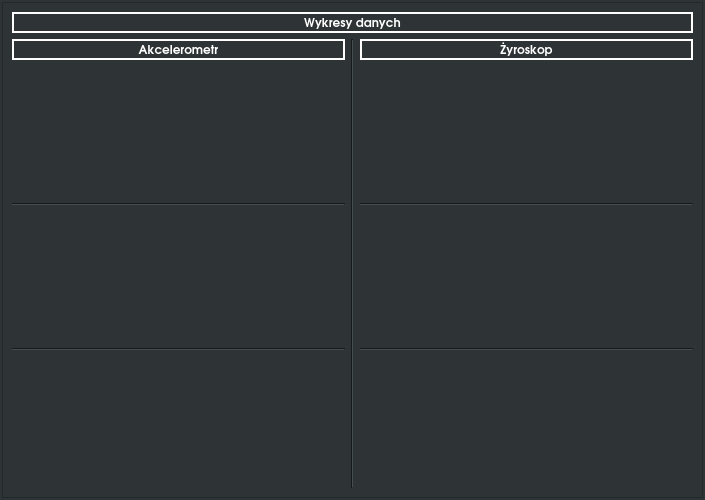
<?xml version="1.0" encoding="UTF-8"?>
<ui version="4.0">
 <class>window_graph</class>
 <widget class="QWidget" name="window_graph">
  <property name="geometry">
   <rect>
    <x>0</x>
    <y>0</y>
    <width>705</width>
    <height>500</height>
   </rect>
  </property>
  <property name="minimumSize">
   <size>
    <width>0</width>
    <height>500</height>
   </size>
  </property>
  <property name="palette">
   <palette>
    <active>
     <colorrole role="WindowText">
      <brush brushstyle="SolidPattern">
       <color alpha="255">
        <red>255</red>
        <green>255</green>
        <blue>255</blue>
       </color>
      </brush>
     </colorrole>
     <colorrole role="Button">
      <brush brushstyle="SolidPattern">
       <color alpha="255">
        <red>46</red>
        <green>52</green>
        <blue>54</blue>
       </color>
      </brush>
     </colorrole>
     <colorrole role="Light">
      <brush brushstyle="SolidPattern">
       <color alpha="255">
        <red>69</red>
        <green>78</green>
        <blue>81</blue>
       </color>
      </brush>
     </colorrole>
     <colorrole role="Midlight">
      <brush brushstyle="SolidPattern">
       <color alpha="255">
        <red>57</red>
        <green>65</green>
        <blue>67</blue>
       </color>
      </brush>
     </colorrole>
     <colorrole role="Dark">
      <brush brushstyle="SolidPattern">
       <color alpha="255">
        <red>23</red>
        <green>26</green>
        <blue>27</blue>
       </color>
      </brush>
     </colorrole>
     <colorrole role="Mid">
      <brush brushstyle="SolidPattern">
       <color alpha="255">
        <red>30</red>
        <green>34</green>
        <blue>36</blue>
       </color>
      </brush>
     </colorrole>
     <colorrole role="Text">
      <brush brushstyle="SolidPattern">
       <color alpha="255">
        <red>255</red>
        <green>255</green>
        <blue>255</blue>
       </color>
      </brush>
     </colorrole>
     <colorrole role="BrightText">
      <brush brushstyle="SolidPattern">
       <color alpha="255">
        <red>255</red>
        <green>255</green>
        <blue>255</blue>
       </color>
      </brush>
     </colorrole>
     <colorrole role="ButtonText">
      <brush brushstyle="SolidPattern">
       <color alpha="255">
        <red>255</red>
        <green>255</green>
        <blue>255</blue>
       </color>
      </brush>
     </colorrole>
     <colorrole role="Base">
      <brush brushstyle="SolidPattern">
       <color alpha="255">
        <red>0</red>
        <green>0</green>
        <blue>0</blue>
       </color>
      </brush>
     </colorrole>
     <colorrole role="Window">
      <brush brushstyle="SolidPattern">
       <color alpha="255">
        <red>46</red>
        <green>52</green>
        <blue>54</blue>
       </color>
      </brush>
     </colorrole>
     <colorrole role="Shadow">
      <brush brushstyle="SolidPattern">
       <color alpha="255">
        <red>0</red>
        <green>0</green>
        <blue>0</blue>
       </color>
      </brush>
     </colorrole>
     <colorrole role="AlternateBase">
      <brush brushstyle="SolidPattern">
       <color alpha="255">
        <red>23</red>
        <green>26</green>
        <blue>27</blue>
       </color>
      </brush>
     </colorrole>
     <colorrole role="ToolTipBase">
      <brush brushstyle="SolidPattern">
       <color alpha="255">
        <red>255</red>
        <green>255</green>
        <blue>220</blue>
       </color>
      </brush>
     </colorrole>
     <colorrole role="ToolTipText">
      <brush brushstyle="SolidPattern">
       <color alpha="255">
        <red>0</red>
        <green>0</green>
        <blue>0</blue>
       </color>
      </brush>
     </colorrole>
    </active>
    <inactive>
     <colorrole role="WindowText">
      <brush brushstyle="SolidPattern">
       <color alpha="255">
        <red>255</red>
        <green>255</green>
        <blue>255</blue>
       </color>
      </brush>
     </colorrole>
     <colorrole role="Button">
      <brush brushstyle="SolidPattern">
       <color alpha="255">
        <red>46</red>
        <green>52</green>
        <blue>54</blue>
       </color>
      </brush>
     </colorrole>
     <colorrole role="Light">
      <brush brushstyle="SolidPattern">
       <color alpha="255">
        <red>69</red>
        <green>78</green>
        <blue>81</blue>
       </color>
      </brush>
     </colorrole>
     <colorrole role="Midlight">
      <brush brushstyle="SolidPattern">
       <color alpha="255">
        <red>57</red>
        <green>65</green>
        <blue>67</blue>
       </color>
      </brush>
     </colorrole>
     <colorrole role="Dark">
      <brush brushstyle="SolidPattern">
       <color alpha="255">
        <red>23</red>
        <green>26</green>
        <blue>27</blue>
       </color>
      </brush>
     </colorrole>
     <colorrole role="Mid">
      <brush brushstyle="SolidPattern">
       <color alpha="255">
        <red>30</red>
        <green>34</green>
        <blue>36</blue>
       </color>
      </brush>
     </colorrole>
     <colorrole role="Text">
      <brush brushstyle="SolidPattern">
       <color alpha="255">
        <red>255</red>
        <green>255</green>
        <blue>255</blue>
       </color>
      </brush>
     </colorrole>
     <colorrole role="BrightText">
      <brush brushstyle="SolidPattern">
       <color alpha="255">
        <red>255</red>
        <green>255</green>
        <blue>255</blue>
       </color>
      </brush>
     </colorrole>
     <colorrole role="ButtonText">
      <brush brushstyle="SolidPattern">
       <color alpha="255">
        <red>255</red>
        <green>255</green>
        <blue>255</blue>
       </color>
      </brush>
     </colorrole>
     <colorrole role="Base">
      <brush brushstyle="SolidPattern">
       <color alpha="255">
        <red>0</red>
        <green>0</green>
        <blue>0</blue>
       </color>
      </brush>
     </colorrole>
     <colorrole role="Window">
      <brush brushstyle="SolidPattern">
       <color alpha="255">
        <red>46</red>
        <green>52</green>
        <blue>54</blue>
       </color>
      </brush>
     </colorrole>
     <colorrole role="Shadow">
      <brush brushstyle="SolidPattern">
       <color alpha="255">
        <red>0</red>
        <green>0</green>
        <blue>0</blue>
       </color>
      </brush>
     </colorrole>
     <colorrole role="AlternateBase">
      <brush brushstyle="SolidPattern">
       <color alpha="255">
        <red>23</red>
        <green>26</green>
        <blue>27</blue>
       </color>
      </brush>
     </colorrole>
     <colorrole role="ToolTipBase">
      <brush brushstyle="SolidPattern">
       <color alpha="255">
        <red>255</red>
        <green>255</green>
        <blue>220</blue>
       </color>
      </brush>
     </colorrole>
     <colorrole role="ToolTipText">
      <brush brushstyle="SolidPattern">
       <color alpha="255">
        <red>0</red>
        <green>0</green>
        <blue>0</blue>
       </color>
      </brush>
     </colorrole>
    </inactive>
    <disabled>
     <colorrole role="WindowText">
      <brush brushstyle="SolidPattern">
       <color alpha="255">
        <red>23</red>
        <green>26</green>
        <blue>27</blue>
       </color>
      </brush>
     </colorrole>
     <colorrole role="Button">
      <brush brushstyle="SolidPattern">
       <color alpha="255">
        <red>46</red>
        <green>52</green>
        <blue>54</blue>
       </color>
      </brush>
     </colorrole>
     <colorrole role="Light">
      <brush brushstyle="SolidPattern">
       <color alpha="255">
        <red>69</red>
        <green>78</green>
        <blue>81</blue>
       </color>
      </brush>
     </colorrole>
     <colorrole role="Midlight">
      <brush brushstyle="SolidPattern">
       <color alpha="255">
        <red>57</red>
        <green>65</green>
        <blue>67</blue>
       </color>
      </brush>
     </colorrole>
     <colorrole role="Dark">
      <brush brushstyle="SolidPattern">
       <color alpha="255">
        <red>23</red>
        <green>26</green>
        <blue>27</blue>
       </color>
      </brush>
     </colorrole>
     <colorrole role="Mid">
      <brush brushstyle="SolidPattern">
       <color alpha="255">
        <red>30</red>
        <green>34</green>
        <blue>36</blue>
       </color>
      </brush>
     </colorrole>
     <colorrole role="Text">
      <brush brushstyle="SolidPattern">
       <color alpha="255">
        <red>23</red>
        <green>26</green>
        <blue>27</blue>
       </color>
      </brush>
     </colorrole>
     <colorrole role="BrightText">
      <brush brushstyle="SolidPattern">
       <color alpha="255">
        <red>255</red>
        <green>255</green>
        <blue>255</blue>
       </color>
      </brush>
     </colorrole>
     <colorrole role="ButtonText">
      <brush brushstyle="SolidPattern">
       <color alpha="255">
        <red>23</red>
        <green>26</green>
        <blue>27</blue>
       </color>
      </brush>
     </colorrole>
     <colorrole role="Base">
      <brush brushstyle="SolidPattern">
       <color alpha="255">
        <red>46</red>
        <green>52</green>
        <blue>54</blue>
       </color>
      </brush>
     </colorrole>
     <colorrole role="Window">
      <brush brushstyle="SolidPattern">
       <color alpha="255">
        <red>46</red>
        <green>52</green>
        <blue>54</blue>
       </color>
      </brush>
     </colorrole>
     <colorrole role="Shadow">
      <brush brushstyle="SolidPattern">
       <color alpha="255">
        <red>0</red>
        <green>0</green>
        <blue>0</blue>
       </color>
      </brush>
     </colorrole>
     <colorrole role="AlternateBase">
      <brush brushstyle="SolidPattern">
       <color alpha="255">
        <red>46</red>
        <green>52</green>
        <blue>54</blue>
       </color>
      </brush>
     </colorrole>
     <colorrole role="ToolTipBase">
      <brush brushstyle="SolidPattern">
       <color alpha="255">
        <red>255</red>
        <green>255</green>
        <blue>220</blue>
       </color>
      </brush>
     </colorrole>
     <colorrole role="ToolTipText">
      <brush brushstyle="SolidPattern">
       <color alpha="255">
        <red>0</red>
        <green>0</green>
        <blue>0</blue>
       </color>
      </brush>
     </colorrole>
    </disabled>
   </palette>
  </property>
  <property name="windowTitle">
   <string>Form</string>
  </property>
  <layout class="QHBoxLayout" name="horizontalLayout_3">
   <property name="leftMargin">
    <number>2</number>
   </property>
   <property name="topMargin">
    <number>2</number>
   </property>
   <property name="rightMargin">
    <number>2</number>
   </property>
   <property name="bottomMargin">
    <number>2</number>
   </property>
   <item>
    <widget class="QFrame" name="windowGraph">
     <property name="minimumSize">
      <size>
       <width>400</width>
       <height>300</height>
      </size>
     </property>
     <property name="palette">
      <palette>
       <active>
        <colorrole role="WindowText">
         <brush brushstyle="SolidPattern">
          <color alpha="255">
           <red>255</red>
           <green>255</green>
           <blue>255</blue>
          </color>
         </brush>
        </colorrole>
        <colorrole role="Button">
         <brush brushstyle="SolidPattern">
          <color alpha="255">
           <red>46</red>
           <green>52</green>
           <blue>54</blue>
          </color>
         </brush>
        </colorrole>
        <colorrole role="Light">
         <brush brushstyle="SolidPattern">
          <color alpha="255">
           <red>69</red>
           <green>78</green>
           <blue>81</blue>
          </color>
         </brush>
        </colorrole>
        <colorrole role="Midlight">
         <brush brushstyle="SolidPattern">
          <color alpha="255">
           <red>57</red>
           <green>65</green>
           <blue>67</blue>
          </color>
         </brush>
        </colorrole>
        <colorrole role="Dark">
         <brush brushstyle="SolidPattern">
          <color alpha="255">
           <red>23</red>
           <green>26</green>
           <blue>27</blue>
          </color>
         </brush>
        </colorrole>
        <colorrole role="Mid">
         <brush brushstyle="SolidPattern">
          <color alpha="255">
           <red>30</red>
           <green>34</green>
           <blue>36</blue>
          </color>
         </brush>
        </colorrole>
        <colorrole role="Text">
         <brush brushstyle="SolidPattern">
          <color alpha="255">
           <red>255</red>
           <green>255</green>
           <blue>255</blue>
          </color>
         </brush>
        </colorrole>
        <colorrole role="BrightText">
         <brush brushstyle="SolidPattern">
          <color alpha="255">
           <red>255</red>
           <green>255</green>
           <blue>255</blue>
          </color>
         </brush>
        </colorrole>
        <colorrole role="ButtonText">
         <brush brushstyle="SolidPattern">
          <color alpha="255">
           <red>255</red>
           <green>255</green>
           <blue>255</blue>
          </color>
         </brush>
        </colorrole>
        <colorrole role="Base">
         <brush brushstyle="SolidPattern">
          <color alpha="255">
           <red>0</red>
           <green>0</green>
           <blue>0</blue>
          </color>
         </brush>
        </colorrole>
        <colorrole role="Window">
         <brush brushstyle="SolidPattern">
          <color alpha="255">
           <red>46</red>
           <green>52</green>
           <blue>54</blue>
          </color>
         </brush>
        </colorrole>
        <colorrole role="Shadow">
         <brush brushstyle="SolidPattern">
          <color alpha="255">
           <red>0</red>
           <green>0</green>
           <blue>0</blue>
          </color>
         </brush>
        </colorrole>
        <colorrole role="AlternateBase">
         <brush brushstyle="SolidPattern">
          <color alpha="255">
           <red>23</red>
           <green>26</green>
           <blue>27</blue>
          </color>
         </brush>
        </colorrole>
        <colorrole role="ToolTipBase">
         <brush brushstyle="SolidPattern">
          <color alpha="255">
           <red>255</red>
           <green>255</green>
           <blue>220</blue>
          </color>
         </brush>
        </colorrole>
        <colorrole role="ToolTipText">
         <brush brushstyle="SolidPattern">
          <color alpha="255">
           <red>0</red>
           <green>0</green>
           <blue>0</blue>
          </color>
         </brush>
        </colorrole>
       </active>
       <inactive>
        <colorrole role="WindowText">
         <brush brushstyle="SolidPattern">
          <color alpha="255">
           <red>255</red>
           <green>255</green>
           <blue>255</blue>
          </color>
         </brush>
        </colorrole>
        <colorrole role="Button">
         <brush brushstyle="SolidPattern">
          <color alpha="255">
           <red>46</red>
           <green>52</green>
           <blue>54</blue>
          </color>
         </brush>
        </colorrole>
        <colorrole role="Light">
         <brush brushstyle="SolidPattern">
          <color alpha="255">
           <red>69</red>
           <green>78</green>
           <blue>81</blue>
          </color>
         </brush>
        </colorrole>
        <colorrole role="Midlight">
         <brush brushstyle="SolidPattern">
          <color alpha="255">
           <red>57</red>
           <green>65</green>
           <blue>67</blue>
          </color>
         </brush>
        </colorrole>
        <colorrole role="Dark">
         <brush brushstyle="SolidPattern">
          <color alpha="255">
           <red>23</red>
           <green>26</green>
           <blue>27</blue>
          </color>
         </brush>
        </colorrole>
        <colorrole role="Mid">
         <brush brushstyle="SolidPattern">
          <color alpha="255">
           <red>30</red>
           <green>34</green>
           <blue>36</blue>
          </color>
         </brush>
        </colorrole>
        <colorrole role="Text">
         <brush brushstyle="SolidPattern">
          <color alpha="255">
           <red>255</red>
           <green>255</green>
           <blue>255</blue>
          </color>
         </brush>
        </colorrole>
        <colorrole role="BrightText">
         <brush brushstyle="SolidPattern">
          <color alpha="255">
           <red>255</red>
           <green>255</green>
           <blue>255</blue>
          </color>
         </brush>
        </colorrole>
        <colorrole role="ButtonText">
         <brush brushstyle="SolidPattern">
          <color alpha="255">
           <red>255</red>
           <green>255</green>
           <blue>255</blue>
          </color>
         </brush>
        </colorrole>
        <colorrole role="Base">
         <brush brushstyle="SolidPattern">
          <color alpha="255">
           <red>0</red>
           <green>0</green>
           <blue>0</blue>
          </color>
         </brush>
        </colorrole>
        <colorrole role="Window">
         <brush brushstyle="SolidPattern">
          <color alpha="255">
           <red>46</red>
           <green>52</green>
           <blue>54</blue>
          </color>
         </brush>
        </colorrole>
        <colorrole role="Shadow">
         <brush brushstyle="SolidPattern">
          <color alpha="255">
           <red>0</red>
           <green>0</green>
           <blue>0</blue>
          </color>
         </brush>
        </colorrole>
        <colorrole role="AlternateBase">
         <brush brushstyle="SolidPattern">
          <color alpha="255">
           <red>23</red>
           <green>26</green>
           <blue>27</blue>
          </color>
         </brush>
        </colorrole>
        <colorrole role="ToolTipBase">
         <brush brushstyle="SolidPattern">
          <color alpha="255">
           <red>255</red>
           <green>255</green>
           <blue>220</blue>
          </color>
         </brush>
        </colorrole>
        <colorrole role="ToolTipText">
         <brush brushstyle="SolidPattern">
          <color alpha="255">
           <red>0</red>
           <green>0</green>
           <blue>0</blue>
          </color>
         </brush>
        </colorrole>
       </inactive>
       <disabled>
        <colorrole role="WindowText">
         <brush brushstyle="SolidPattern">
          <color alpha="255">
           <red>23</red>
           <green>26</green>
           <blue>27</blue>
          </color>
         </brush>
        </colorrole>
        <colorrole role="Button">
         <brush brushstyle="SolidPattern">
          <color alpha="255">
           <red>46</red>
           <green>52</green>
           <blue>54</blue>
          </color>
         </brush>
        </colorrole>
        <colorrole role="Light">
         <brush brushstyle="SolidPattern">
          <color alpha="255">
           <red>69</red>
           <green>78</green>
           <blue>81</blue>
          </color>
         </brush>
        </colorrole>
        <colorrole role="Midlight">
         <brush brushstyle="SolidPattern">
          <color alpha="255">
           <red>57</red>
           <green>65</green>
           <blue>67</blue>
          </color>
         </brush>
        </colorrole>
        <colorrole role="Dark">
         <brush brushstyle="SolidPattern">
          <color alpha="255">
           <red>23</red>
           <green>26</green>
           <blue>27</blue>
          </color>
         </brush>
        </colorrole>
        <colorrole role="Mid">
         <brush brushstyle="SolidPattern">
          <color alpha="255">
           <red>30</red>
           <green>34</green>
           <blue>36</blue>
          </color>
         </brush>
        </colorrole>
        <colorrole role="Text">
         <brush brushstyle="SolidPattern">
          <color alpha="255">
           <red>23</red>
           <green>26</green>
           <blue>27</blue>
          </color>
         </brush>
        </colorrole>
        <colorrole role="BrightText">
         <brush brushstyle="SolidPattern">
          <color alpha="255">
           <red>255</red>
           <green>255</green>
           <blue>255</blue>
          </color>
         </brush>
        </colorrole>
        <colorrole role="ButtonText">
         <brush brushstyle="SolidPattern">
          <color alpha="255">
           <red>23</red>
           <green>26</green>
           <blue>27</blue>
          </color>
         </brush>
        </colorrole>
        <colorrole role="Base">
         <brush brushstyle="SolidPattern">
          <color alpha="255">
           <red>46</red>
           <green>52</green>
           <blue>54</blue>
          </color>
         </brush>
        </colorrole>
        <colorrole role="Window">
         <brush brushstyle="SolidPattern">
          <color alpha="255">
           <red>46</red>
           <green>52</green>
           <blue>54</blue>
          </color>
         </brush>
        </colorrole>
        <colorrole role="Shadow">
         <brush brushstyle="SolidPattern">
          <color alpha="255">
           <red>0</red>
           <green>0</green>
           <blue>0</blue>
          </color>
         </brush>
        </colorrole>
        <colorrole role="AlternateBase">
         <brush brushstyle="SolidPattern">
          <color alpha="255">
           <red>46</red>
           <green>52</green>
           <blue>54</blue>
          </color>
         </brush>
        </colorrole>
        <colorrole role="ToolTipBase">
         <brush brushstyle="SolidPattern">
          <color alpha="255">
           <red>255</red>
           <green>255</green>
           <blue>220</blue>
          </color>
         </brush>
        </colorrole>
        <colorrole role="ToolTipText">
         <brush brushstyle="SolidPattern">
          <color alpha="255">
           <red>0</red>
           <green>0</green>
           <blue>0</blue>
          </color>
         </brush>
        </colorrole>
       </disabled>
      </palette>
     </property>
     <property name="autoFillBackground">
      <bool>true</bool>
     </property>
     <property name="frameShape">
      <enum>QFrame::StyledPanel</enum>
     </property>
     <property name="frameShadow">
      <enum>QFrame::Raised</enum>
     </property>
     <layout class="QVBoxLayout" name="verticalLayout_4">
      <item>
       <layout class="QVBoxLayout" name="verticalLayout_3">
        <item>
         <layout class="QHBoxLayout" name="horizontalLayout">
          <item>
           <widget class="QLabel" name="window_graph_header_title">
            <property name="sizePolicy">
             <sizepolicy hsizetype="Expanding" vsizetype="Fixed">
              <horstretch>0</horstretch>
              <verstretch>0</verstretch>
             </sizepolicy>
            </property>
            <property name="font">
             <font>
              <family>URW Gothic L</family>
              <weight>75</weight>
              <bold>true</bold>
             </font>
            </property>
            <property name="frameShape">
             <enum>QFrame::WinPanel</enum>
            </property>
            <property name="text">
             <string>Wykresy danych</string>
            </property>
            <property name="alignment">
             <set>Qt::AlignCenter</set>
            </property>
           </widget>
          </item>
         </layout>
        </item>
        <item>
         <layout class="QHBoxLayout" name="horizontalLayout_2">
          <item>
           <layout class="QVBoxLayout" name="verticalLayout">
            <item>
             <widget class="QLabel" name="label">
              <property name="sizePolicy">
               <sizepolicy hsizetype="Preferred" vsizetype="Fixed">
                <horstretch>0</horstretch>
                <verstretch>0</verstretch>
               </sizepolicy>
              </property>
              <property name="font">
               <font>
                <family>URW Gothic L</family>
                <weight>75</weight>
                <bold>true</bold>
               </font>
              </property>
              <property name="frameShape">
               <enum>QFrame::WinPanel</enum>
              </property>
              <property name="text">
               <string>Akcelerometr</string>
              </property>
              <property name="alignment">
               <set>Qt::AlignCenter</set>
              </property>
             </widget>
            </item>
            <item>
             <widget class="QCustomPlot" name="window_graph_acc_x" native="true"/>
            </item>
            <item>
             <widget class="Line" name="line_2">
              <property name="orientation">
               <enum>Qt::Horizontal</enum>
              </property>
             </widget>
            </item>
            <item>
             <widget class="QCustomPlot" name="window_graph_acc_y" native="true"/>
            </item>
            <item>
             <widget class="Line" name="line_3">
              <property name="orientation">
               <enum>Qt::Horizontal</enum>
              </property>
             </widget>
            </item>
            <item>
             <widget class="QCustomPlot" name="window_graph_acc_z" native="true"/>
            </item>
           </layout>
          </item>
          <item>
           <widget class="Line" name="line">
            <property name="orientation">
             <enum>Qt::Vertical</enum>
            </property>
           </widget>
          </item>
          <item>
           <layout class="QVBoxLayout" name="verticalLayout_2">
            <item>
             <widget class="QLabel" name="label_2">
              <property name="sizePolicy">
               <sizepolicy hsizetype="Preferred" vsizetype="Fixed">
                <horstretch>0</horstretch>
                <verstretch>0</verstretch>
               </sizepolicy>
              </property>
              <property name="font">
               <font>
                <family>URW Gothic L</family>
                <weight>75</weight>
                <bold>true</bold>
               </font>
              </property>
              <property name="frameShape">
               <enum>QFrame::WinPanel</enum>
              </property>
              <property name="text">
               <string>Żyroskop</string>
              </property>
              <property name="alignment">
               <set>Qt::AlignCenter</set>
              </property>
             </widget>
            </item>
            <item>
             <widget class="QCustomPlot" name="window_graph_gyro_x" native="true"/>
            </item>
            <item>
             <widget class="Line" name="line_4">
              <property name="orientation">
               <enum>Qt::Horizontal</enum>
              </property>
             </widget>
            </item>
            <item>
             <widget class="QCustomPlot" name="window_graph_gyro_y" native="true"/>
            </item>
            <item>
             <widget class="Line" name="line_5">
              <property name="orientation">
               <enum>Qt::Horizontal</enum>
              </property>
             </widget>
            </item>
            <item>
             <widget class="QCustomPlot" name="window_graph_gyro_z" native="true"/>
            </item>
           </layout>
          </item>
         </layout>
        </item>
       </layout>
      </item>
     </layout>
    </widget>
   </item>
  </layout>
 </widget>
 <customwidgets>
  <customwidget>
   <class>QCustomPlot</class>
   <extends>QWidget</extends>
   <header>qcustomplot.h</header>
   <container>1</container>
  </customwidget>
 </customwidgets>
 <resources/>
 <connections/>
</ui>
